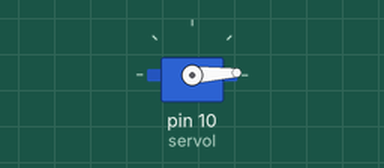
A sketch run on a simulated Arduino Uno, built with avr-gcc and run on an emulated ATmega328P. On the bench: servo.

Above: at 0.05 s.
At 0.85 s:
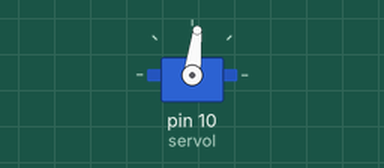
At 1.2 s:
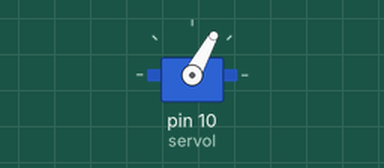
At 1.65 s:
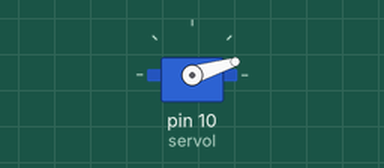
Timing chart, 0 to 4.2 s (numbered marks = the images above):
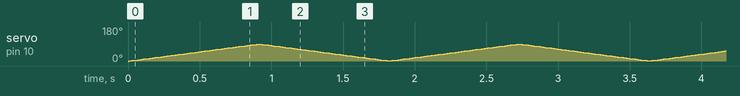

The sketch:

test_3.ino
```cpp
#include <Servo.h>
Servo servol;
int pos1 = 0;

void setup() {
servol.attach(10);


}

void loop()
{
for(pos1=0 ; pos1 < 90; pos1 +=1)
 {
  servol.write(pos1);
  delay(10);
 }
 for(pos1 =90; pos1>=1; pos1-=1)
 {servol.write(pos1);
 delay(10);

}
}
```
